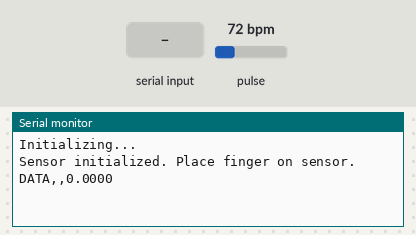
The sketch below on a simulated Arduino Uno, built with avr-gcc and run on an emulated ATmega328P. On the bench: the last lines printed to the serial monitor. Inputs (shaded band) come from the test bench; at power-on: pulse 72 bpm.

Above: at 1.2 s.
1.3 s: "1\n" received over Serial
At 4.0 s:
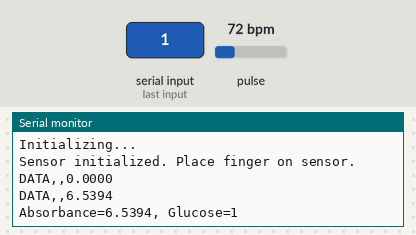
4.3 s: pulse set to 42 bpm
At 5.5 s:
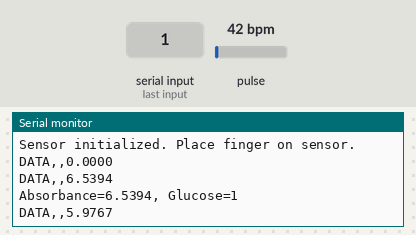
5.8 s: "0\n" received over Serial
At 7.1 s:
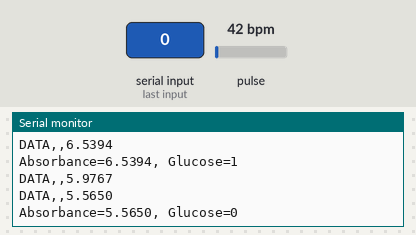
7.3 s: pulse set to 70 bpm
At 9.2 s:
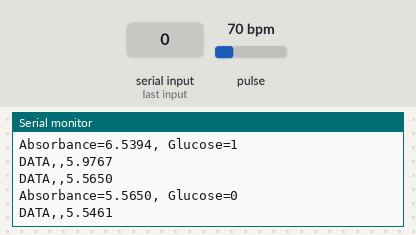
Timing chart, 0 to 9.8 s (numbered marks = the images above; inputs shaded):
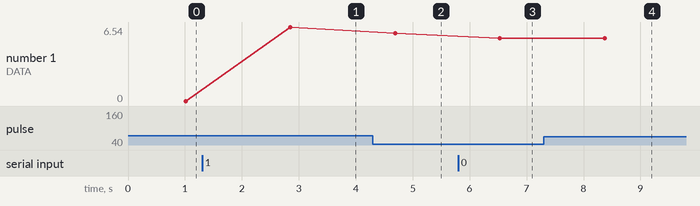

The sketch:

MAX30100_Debug.ino
```cpp
#include <Wire.h>
#include "MAX30105.h"

MAX30105 particleSensor;

// Absorbance Variables
float A = 0, diff;
uint16_t irBuffer[25];  // 25 samples, 50 bytes total
uint32_t un_ir_mean;
float irmax = 0.0, irmin = 999999.0;

void setup() {
  Serial.begin(115200);
  Serial.println("Initializing...");

  Wire.begin();

  if (!particleSensor.begin(Wire, I2C_SPEED_FAST)) {
    Serial.println("MAX30102 not found. Check wiring!");
    while (1);
  }
  Serial.println("Sensor initialized. Place finger on sensor.");
  particleSensor.setup(60, 4, 2, 100, 411, 4096);  // Adjusted settings
  particleSensor.setPulseAmplitudeRed(0x5);
  particleSensor.setPulseAmplitudeIR(0x5);
  particleSensor.setPulseAmplitudeGreen(0);
}

void loop() {
  // Collect IR data
  for (byte i = 0; i < 25; i++) {
    while (!particleSensor.available()) particleSensor.check();
    irBuffer[i] = particleSensor.getIR();
    particleSensor.nextSample();
  }

  // Calculate Absorbance
  un_ir_mean = 0;
  for (byte i = 0; i < 25; i++) {
    un_ir_mean += irBuffer[i];
  }
  un_ir_mean /= 25;

  if (un_ir_mean > irmax) irmax = un_ir_mean;
  if (un_ir_mean < irmin) irmin = un_ir_mean;

  diff = (irmax - irmin);
  if (diff > 1.0) {
    A = log((float)un_ir_mean / diff);
  } else {
    A = 0.0;
  }

  // Send data to Python (keeping format with empty fields)
  Serial.print("DATA,,");
  Serial.print(A, 4);
  Serial.println();

  // Receive glucose prediction from Python
  if (Serial.available()) {
    char buffer[10];
    int len = Serial.readBytesUntil('\n', buffer, 9);
    if (len > 0) {
      buffer[len] = '\0';
      Serial.print("Absorbance=");
      Serial.print(A, 4);
      Serial.print(", Glucose=");
      Serial.println(buffer);
    }
  }

  delay(1000);  // Delay for responsiveness
}

// this is my final code but i want to display heart rate and spo2 also add that part in code plz
```

MAX30100_BeatDetector.cpp
```cpp
// (licence header left out)
#include <Arduino.h>

#include "MAX30100_BeatDetector.h"

#ifndef min
#define min(a,b) \
   ({ __typeof__ (a) _a = (a); \
       __typeof__ (b) _b = (b); \
     _a < _b ? _a : _b; })
#endif

BeatDetector::BeatDetector() :
    state(BEATDETECTOR_STATE_INIT),
    threshold(BEATDETECTOR_MIN_THRESHOLD),
    beatPeriod(0),
    lastMaxValue(0),
    tsLastBeat(0)
{
}

bool BeatDetector::addSample(float sample)
{
    return checkForBeat(sample);
}

float BeatDetector::getRate()
{
    if (beatPeriod != 0) {
        return 1 / beatPeriod * 1000 * 60;
    } else {
        return 0;
    }
}

float BeatDetector::getCurrentThreshold()
{
    return threshold;
}

bool BeatDetector::checkForBeat(float sample)
{
    bool beatDetected = false;

    switch (state) {
        case BEATDETECTOR_STATE_INIT:
            if (millis() > BEATDETECTOR_INIT_HOLDOFF) {
                state = BEATDETECTOR_STATE_WAITING;
            }
            break;

        case BEATDETECTOR_STATE_WAITING:
            if (sample > threshold) {
                threshold = min(sample, BEATDETECTOR_MAX_THRESHOLD);
                state = BEATDETECTOR_STATE_FOLLOWING_SLOPE;
            }

            // Tracking lost, resetting
            if (millis() - tsLastBeat > BEATDETECTOR_INVALID_READOUT_DELAY) {
                beatPeriod = 0;
                lastMaxValue = 0;
            }

            decreaseThreshold();
            break;

        case BEATDETECTOR_STATE_FOLLOWING_SLOPE:
            if (sample < threshold) {
                state = BEATDETECTOR_STATE_MAYBE_DETECTED;
            } else {
                threshold = min(sample, BEATDETECTOR_MAX_THRESHOLD);
            }
            break;

        case BEATDETECTOR_STATE_MAYBE_DETECTED:
            if (sample + BEATDETECTOR_STEP_RESILIENCY < threshold) {
                // Found a beat
                beatDetected = true;
                lastMaxValue = sample;
                state = BEATDETECTOR_STATE_MASKING;
                float delta = millis() - tsLastBeat;
                if (delta) {
                    beatPeriod = BEATDETECTOR_BPFILTER_ALPHA * delta +
                            (1 - BEATDETECTOR_BPFILTER_ALPHA) * beatPeriod;
                }

                tsLastBeat = millis();
            } else {
                state = BEATDETECTOR_STATE_FOLLOWING_SLOPE;
            }
            break;

        case BEATDETECTOR_STATE_MASKING:
            if (millis() - tsLastBeat > BEATDETECTOR_MASKING_HOLDOFF) {
                state = BEATDETECTOR_STATE_WAITING;
            }
            decreaseThreshold();
            break;
    }

    return beatDetected;
}

void BeatDetector::decreaseThreshold()
{
    // When a valid beat rate readout is present, target the
    if (lastMaxValue > 0 && beatPeriod > 0) {
        threshold -= lastMaxValue * (1 - BEATDETECTOR_THRESHOLD_FALLOFF_TARGET) /
                (beatPeriod / BEATDETECTOR_SAMPLES_PERIOD);
    } else {
        // Asymptotic decay
        threshold *= BEATDETECTOR_THRESHOLD_DECAY_FACTOR;
    }

    if (threshold < BEATDETECTOR_MIN_THRESHOLD) {
        threshold = BEATDETECTOR_MIN_THRESHOLD;
    }
}
```

MAX30100_BeatDetector.h
```cpp
// (licence header left out)
#ifndef MAX30100_BEATDETECTOR_H
#define MAX30100_BEATDETECTOR_H

#include <stdint.h>

#define BEATDETECTOR_INIT_HOLDOFF                2000    // in ms, how long to wait before counting
#define BEATDETECTOR_MASKING_HOLDOFF             200     // in ms, non-retriggerable window after beat detection
#define BEATDETECTOR_BPFILTER_ALPHA              0.6     // EMA factor for the beat period value
#define BEATDETECTOR_MIN_THRESHOLD               20      // minimum threshold (filtered) value
#define BEATDETECTOR_MAX_THRESHOLD               800     // maximum threshold (filtered) value
#define BEATDETECTOR_STEP_RESILIENCY             30      // maximum negative jump that triggers the beat edge
#define BEATDETECTOR_THRESHOLD_FALLOFF_TARGET    0.3     // thr chasing factor of the max value when beat
#define BEATDETECTOR_THRESHOLD_DECAY_FACTOR      0.99    // thr chasing factor when no beat
#define BEATDETECTOR_INVALID_READOUT_DELAY       2000    // in ms, no-beat time to cause a reset
#define BEATDETECTOR_SAMPLES_PERIOD              10      // in ms, 1/Fs


typedef enum BeatDetectorState {
    BEATDETECTOR_STATE_INIT,
    BEATDETECTOR_STATE_WAITING,
    BEATDETECTOR_STATE_FOLLOWING_SLOPE,
    BEATDETECTOR_STATE_MAYBE_DETECTED,
    BEATDETECTOR_STATE_MASKING
} BeatDetectorState;


class BeatDetector
{
public:
    BeatDetector();
    bool addSample(float sample);
    float getRate();
    float getCurrentThreshold();

private:
    bool checkForBeat(float value);
    void decreaseThreshold();

    BeatDetectorState state;
    float threshold;
    float beatPeriod;
    float lastMaxValue;
    uint32_t tsLastBeat;
};

#endif
```

MAX30100_SpO2Calculator.cpp
```cpp
// (licence header left out)
#include <math.h>

#include "MAX30100_SpO2Calculator.h"

// SaO2 Look-up Table
// http://www.ti.com/lit/an/slaa274b/slaa274b.pdf
const uint8_t SpO2Calculator::spO2LUT[43] = {100,100,100,100,99,99,99,99,99,99,98,98,98,98,
                                             98,97,97,97,97,97,97,96,96,96,96,96,96,95,95,
                                             95,95,95,95,94,94,94,94,94,93,93,93,93,93};

SpO2Calculator::SpO2Calculator() :
    irACValueSqSum(0),
    redACValueSqSum(0),
    beatsDetectedNum(0),
    samplesRecorded(0),
    spO2(0)
{
}

void SpO2Calculator::update(float irACValue, float redACValue, bool beatDetected)
{
    irACValueSqSum += irACValue * irACValue;
    redACValueSqSum += redACValue * redACValue;
    ++samplesRecorded;

    if (beatDetected) {
        ++beatsDetectedNum;
        if (beatsDetectedNum == CALCULATE_EVERY_N_BEATS) {
            float acSqRatio = 100.0 * log(redACValueSqSum/samplesRecorded) / log(irACValueSqSum/samplesRecorded);
            uint8_t index = 0;

            if (acSqRatio > 66) {
                index = (uint8_t)acSqRatio - 66;
            } else if (acSqRatio > 50) {
                index = (uint8_t)acSqRatio - 50;
            }
            reset();

            spO2 = spO2LUT[index];
        }
    }
}

void SpO2Calculator::reset()
{
    samplesRecorded = 0;
    redACValueSqSum = 0;
    irACValueSqSum = 0;
    beatsDetectedNum = 0;
    spO2 = 0;
}

uint8_t SpO2Calculator::getSpO2()
{
    return spO2;
}
```

MAX30100_SpO2Calculator.h
```cpp
// (licence header left out)
#ifndef MAX30100_SPO2CALCULATOR_H
#define MAX30100_SPO2CALCULATOR_H

#include <stdint.h>

#define CALCULATE_EVERY_N_BEATS         3

class SpO2Calculator {
public:
    SpO2Calculator();

    void update(float irACValue, float redACValue, bool beatDetected);
    void reset();
    uint8_t getSpO2();

private:
    static const uint8_t spO2LUT[43];

    float irACValueSqSum;
    float redACValueSqSum;
    uint8_t beatsDetectedNum;
    uint32_t samplesRecorded;
    uint8_t spO2;
};

#endif
```

Measured:
- after the input at 1.3 s, the serial monitor: prints a new line after 1.6 s (image 1)
- after the input at 4.3 s, the serial monitor: prints a new line after 0.39 s (image 2)
- after the input at 5.8 s, the serial monitor: prints a new line after 0.73 s (image 3)
- after the input at 7.3 s, the serial monitor: prints a new line after 1.1 s (image 4)
- plotted number 1: 6.54 → 5.98 after the input at 4.3 s, 5.98 → 5.57 after the input at 5.8 s, 5.57 → 5.55 after the input at 7.3 s
